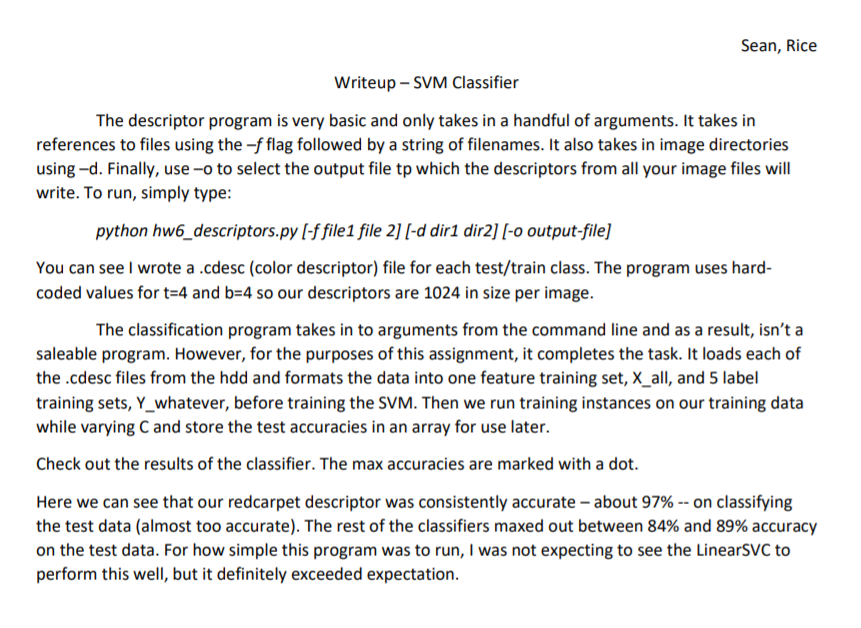
#> input picture Handwriting_Recognition/server/services/test.PNG, 861 x 628 px
$ python extract1.py ../test.PNG   (older library calls are emulated)
#> lines starting #> are read from the running program, lines starting #| are printed output that depends on the picture; after the words box and inside, x2 and y2 are one past the last pixel; in counts of white or black regions, pixels touching at a corner belong together
#> further down, image is the input picture: shape (628, 861, 3); mean B, G, R 237.6, 237.6, 237.7
# -*- coding: utf-8 -*-
"""
Created on Sun Dec  2 19:41:07 2018

@author: Sean Rice
"""
import sys
import numpy as np
import os
import cv2
from sklearn import svm
from scipy.signal import find_peaks
import imutils
import matplotlib.pyplot as plt
import math

def get_contour_precedence(contour, cols):
	tolerance_factor = 100
	origin = cv2.boundingRect(contour)
	return ((origin[1] // tolerance_factor) * tolerance_factor) * cols + origin[0]

# [39 lines left out: functions get_image_to_show, plot_pics, not called in this run]

def normalize_gray(im_gr):
	im_norm = np.absolute(im_gr.copy())
	(minVal, maxVal) = (np.min(im_norm), np.max(im_norm))
	im_norm = (255 * ((im_norm - minVal) / (maxVal - minVal)))
	im_norm = im_norm.astype("uint8")
	return im_norm

def segment_words(img_in, rect=(0,0,0,0)):
	# initialize a rectangular (wider than it is tall) and square
	# structuring kernel
	rectKernel = cv2.getStructuringElement(cv2.MORPH_RECT, (7, 9))
	sqKernel = cv2.getStructuringElement(cv2.MORPH_RECT, (5, 5))
	img = imutils.resize(img_in, height=32)

	wy = img.shape[0]/img_in.shape[0]
	wx = img.shape[1]/img_in.shape[1]

	gray = cv2.cvtColor(img, cv2.COLOR_BGR2GRAY)


	# compute the Scharr gradient of the tophat image, then scale
	# the rest back into the range [0, 255]
	gradX = cv2.Sobel(gray, ddepth=cv2.CV_32F, dx=1, dy=0, ksize=5)
	gradY = cv2.Sobel(gray, ddepth=cv2.CV_32F, dx=0, dy=1, ksize=5)
	gradMag = np.sqrt(gradX**2 + gradY**2)

	gradMag = normalize_gray(gradMag)

	# plt.imshow(gradMag, cmap="gray")
	# plt.show()

	thresh = cv2.threshold(gradMag, 0, 255, cv2.THRESH_BINARY+cv2.THRESH_OTSU)[1]
	# apply a closing operation using the rectangular kernel to help
	# cloes gaps in between credit card number digits, then apply
	# Otsu's thresholding method to binarize the image


	thresh = cv2.morphologyEx(thresh, cv2.MORPH_CLOSE, rectKernel)

	# apply a second closing operation to the binary image, again
	# to help close gaps between credit card number regions
	thresh = cv2.morphologyEx(thresh, cv2.MORPH_CLOSE, rectKernel)

	# plt.imshow(thresh, cmap="gray")
	# plt.show()

	# find contours in the thresholded image, then initialize the
	# list of digit locations
	cnts = cv2.findContours(thresh.copy(), cv2.RETR_EXTERNAL, cv2.CHAIN_APPROX_SIMPLE)

	cnts = cnts[0] if imutils.is_cv2() else cnts[1]
	cnts.sort(key=lambda x:get_contour_precedence(x, thresh.shape[1]))
	locs = []

	# loop over the contours
	for (i, c) in enumerate(cnts):
		# compute the bounding box of the contour, then use the
		# bounding box coordinates to derive the aspect ratio
		(x, y, w, h) = cv2.boundingRect(c)
		ar = w / float(h);
		locs.append((int(x//wx + rect[0]), int(y//wy + rect[1]), int(w//wx), int(h//wy)))

	# plt.imshow(thresh, cmap="gray")
	# plt.show()

	return locs


# [23 lines left out: function skeletonize, not called in this run]

def word_hist(img_line):
	print(img_line.shape)
	rectKernel = cv2.getStructuringElement(cv2.MORPH_RECT, (1, 5))
	sqKernel = cv2.getStructuringElement(cv2.MORPH_RECT, (5, 5))

	gray = cv2.cvtColor(img_line, cv2.COLOR_BGR2GRAY)

	im_l = imutils.resize(gray, height=100)

	# Binarize the grayscale image using adaptive thresholding
	thresh = cv2.threshold(im_l, 0, 1, cv2.THRESH_BINARY_INV | cv2.THRESH_OTSU)[1]

	# Skeletonize the Letters
	skel = cv2.ximgproc.thinning(thresh*255)

	# Calculate histogram of each slice along X axis
	hist = np.sum(skel/255, axis=0).reshape(-1,1)

	hist = cv2.GaussianBlur(hist.astype(np.uint8), (7,1), 0)
	hist = cv2.GaussianBlur(hist.astype(np.uint8), (7,1), 0)
	hist = cv2.GaussianBlur(hist.astype(np.uint8), (7,1), 0)

	min = np.where(hist.reshape((-1)) < 2, 1, 0).reshape((-1)).astype(np.bool)
	min_arg = np.array(range(min.shape[0]))[min]
	print(min_arg)

	if (min_arg.shape[0] > 0):
		seg_cols = []
		vals = []
		r_min, r_max = min_arg[0], min_arg[0]
		for x in min_arg.tolist():
			if (x > r_max + 8):
				seg_cols.append((r_min, r_max, vals))
				r_min, r_max = x, x
				vals = [x]
			else:
				r_max = x
				vals.append(x)

		seg_cols.append((r_min, r_max, vals))
		print(seg_cols)

		avg_cuts = []
		for seg_col in seg_cols:
			r_min, r_max, vals = seg_col
			avg_cut = int(np.average(np.array(vals)))
			avg_cuts.append(avg_cut)

		print(avg_cuts)

		im_seg = thresh.copy()
		for x in avg_cuts:
			cv2.line(im_seg, (x, 0), (x, im_seg.shape[0]), 1, 1)
		# Display the results of the segmentation
		f, xarr = plt.subplots(3, sharex=True)
		xarr[0].imshow(im_l)
		xarr[1].imshow(skel)
		xarr[2].imshow(im_seg)
		xarr[2].plot(range(hist.shape[0]), hist)
		f.subplots_adjust(hspace=0)
		for ax in xarr:
			ax.label_outer()
		plt.show()

	# [5 lines of commented-out code are left out]

def extract_regions(img_in):
	# initialize a rectangular (wider than it is tall) and square
	# structuring kernel
	rectKernel = cv2.getStructuringElement(cv2.MORPH_RECT, (15, 3))
	sqKernel = cv2.getStructuringElement(cv2.MORPH_RECT, (5, 5))
	img = imutils.resize(img_in, width=300)

	wy = img.shape[0]/img_in.shape[0]
#> wy = 0.347
	wx = img.shape[1]/img_in.shape[1]
#> wx = 0.348

	gray = cv2.cvtColor(img, cv2.COLOR_BGR2GRAY)


	# compute the Scharr gradient of the tophat image, then scale
	# the rest back into the range [0, 255]
	gradX = cv2.Sobel(gray, ddepth=cv2.CV_32F, dx=1, dy=0, ksize=5)
	gradY = cv2.Sobel(gray, ddepth=cv2.CV_32F, dx=0, dy=1, ksize=5)
	gradMag = np.sqrt(gradX**2 + gradY**2)
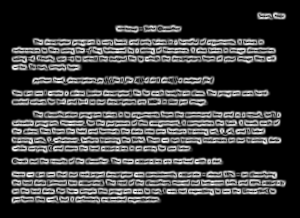
#> gradMag: shape (218, 300) float32; min 0, max 6044.9, mean 1300; drawn with min black and max white

	gradMag = normalize_gray(gradMag)
#> in normalize_gray, `(minVal, maxVal) = (np.min(im_norm), np.max(im_norm))`: minVal = 0; maxVal = 6044.9

	# plt.imshow(gradMag, cmap="gray")
	# plt.show()

	thresh = cv2.threshold(gradMag, 0, 255,
	cv2.THRESH_BINARY+cv2.THRESH_OTSU)[1]
#> thresh: shape (218, 300); 31.8% white in thin lines or dots, all inside (x1, y1, x2, y2) = (11, 12, 286, 204)
	# apply a closing operation using the rectangular kernel to help
	# cloes gaps in between credit card number digits, then apply
	# Otsu's thresholding method to binarize the image

	# plt.imshow(thresh, cmap="gray")
	# plt.show()

	thresh = cv2.morphologyEx(thresh, cv2.MORPH_CLOSE, rectKernel)
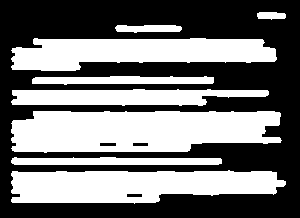
#> thresh: shape (218, 300); 45.9% white; 8 white regions

	# apply a second closing operation to the binary image, again
	# to help close gaps between credit card number regions
	thresh = cv2.morphologyEx(thresh, cv2.MORPH_CLOSE, rectKernel)


	# find contours in the thresholded image, then initialize the
	# list of digit locations
	cnts = cv2.findContours(thresh.copy(), cv2.RETR_EXTERNAL, cv2.CHAIN_APPROX_SIMPLE)
#> cnts = 8 contours; box (x1, y1, x2, y2) and area: (11, 111, 282, 153) 9368, (11, 170, 286, 204) 7054, (11, 38, 277, 71) 6058, (11, 89, 269, 106) 3064, (11, 157, 222, 165) 1272, (32, 76, 214, 85) 1122, (115, 25, 182, 33) 369, (257, 12, 286, 20) 156

	cnts = cnts[0] if imutils.is_cv2() else cnts[1]
	cnts.sort(key=lambda x:get_contour_precedence(x, thresh.shape[1]))
	locs = []

	# loop over the contours
	for (i, c) in enumerate(cnts):
		# compute the bounding box of the contour, then use the
		# bounding box coordinates to derive the aspect ratio
		(x, y, w, h) = cv2.boundingRect(c)
		if w < 35 and h < 35:
			continue
		ar = w / float(h);locs.append((int(x//wx), int(y//wy), int(w//wx), int(h//wy)))
#> this loop made 8 passes
#> (x, y, w, h, ar) on passes 1, 2, 3, 4, 6, 7, 8: (11, 89, 258, 17, 15.18), (11, 38, 266, 33, 8.06), (32, 76, 182, 9, 20.22), (115, 25, 67, 8, 8.38), (11, 170, 275, 34, 8.09), (11, 157, 211, 8, 26.38), (11, 111, 271, 42, 6.45)
#> (x, y, w, h) on pass 5: (257, 12, 29, 8)
#> after the loop, locs = [(31, 256, 740, 48), (31, 109, 763, 95), (91, 218, 522, 25), (330, 72, 192, 23), (31, 489, 789, 97), (31, 452, 605, 23), (31, 319, 777, 120)]

	# plt.imshow(thresh, cmap="gray")
	# plt.show()

	return locs

# [39 lines left out: function extract_letters, not called in this run]


if __name__ == "__main__":
	image = cv2.imread(sys.argv[1])

	text_regions = extract_regions(image)
#> text_regions has the same summary as locs in extract_regions

	im_box = image.copy()
	for (x,y,w,h) in text_regions:
		cv2.rectangle(im_box, (x, y), (x+w, y+h), (255, 0, 0), 2)
#> this loop made 7 passes
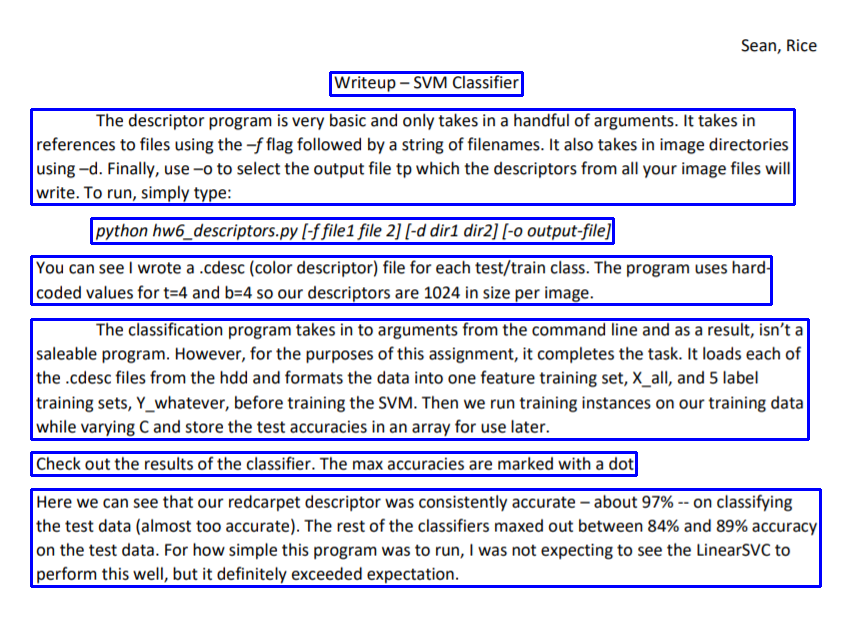
#> im_box: shape (628, 861, 3); 5.34% of pixels changed, all inside (x1, y1, x2, y2) = (30, 71, 822, 588)

	word_regions = []
	for (x,y,w,h) in text_regions:
		subim = image[y:y+h, x:x+w]
		word_regions += segment_words(subim, rect=(x,y,w,h))
#> this loop made 7 passes
#> (x, y, w, h, wy in segment_words, wx in segment_words) on passes 1, 4, 5, 6, 7: (31, 256, 740, 48, 0.667, 0.666), (330, 72, 192, 23, 1.39, 1.39), (31, 489, 789, 97, 0.33, 0.33), (31, 452, 605, 23, 1.39, 1.39), (31, 319, 777, 120, 0.267, 0.266)
#> (x, y, w, h, wy in segment_words, wx in segment_words) on passes 2 to 3: (31, 109, 763, 95, 0.337, 0.337), (91, 218, 522, 25, 1.28, 1.28)

	print(word_regions)
#| [(31, 256, 740, 48), (31, 109, 762, 95), (94, 221, 518, 21), (333, 72, 188, 23), (31, 489, 788, 97), (35, 455, 280, 15), (319, 456, 316, 15), (31, 319, 776, 120)]

	for (x,y,w,h) in word_regions:
		cv2.rectangle(im_box, (x, y), (x+w, y+h), (0, 255, 0), 2)
#> this loop made 8 passes
#> (x, y, w, h) on passes 1 to 8: (31, 256, 740, 48), (31, 109, 762, 95), (94, 221, 518, 21), (333, 72, 188, 23), (31, 489, 788, 97), (35, 455, 280, 15), (319, 456, 316, 15), (31, 319, 776, 120)
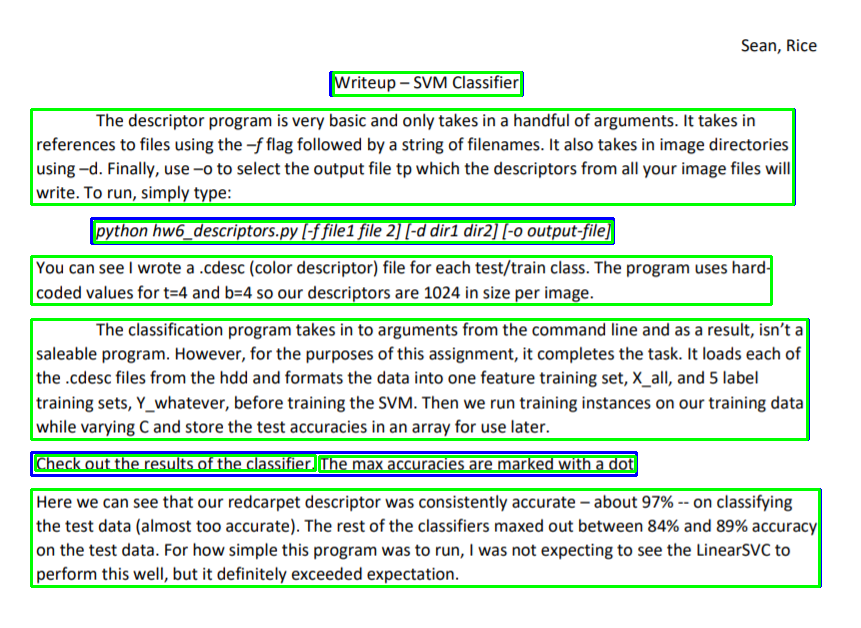
#> im_box: shape (628, 861, 3); 5.32% of pixels changed, all inside (x1, y1, x2, y2) = (30, 71, 821, 588)

	for (x,y,w,h) in word_regions:
		subim = image[y:y+h, x:x+w]
		word_hist(subim)
#> this loop made 8 passes
#> (printed output is left out)
#> pass 1, in word_hist, `skel = cv2.ximgproc.thinning(thresh*255)`:
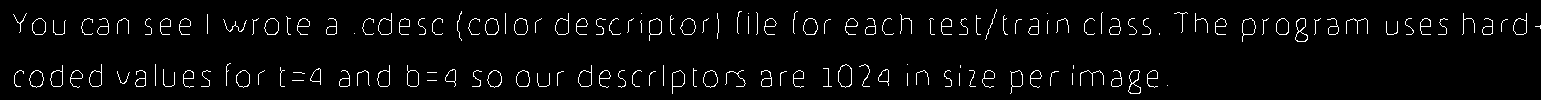
#> skel: shape (100, 1541); 3.4% white in thin lines or dots, all inside (x1, y1, x2, y2) = (13, 9, 1541, 94)
#> pass 1, in word_hist, `plt.show()`:
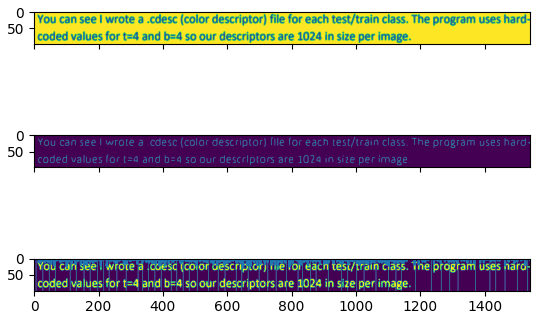
#> figure drawn by matplotlib, 3 panels
#> after the loop:
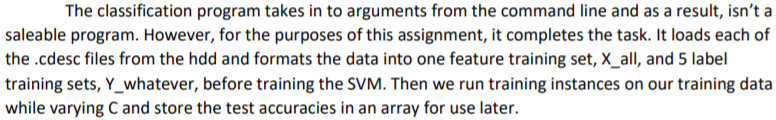
#> subim: shape (120, 776, 3); mean B, G, R 223.8, 223.8, 223.9

	plt.imshow(im_box[:,:,::-1], cmap="gray")
	plt.show()
